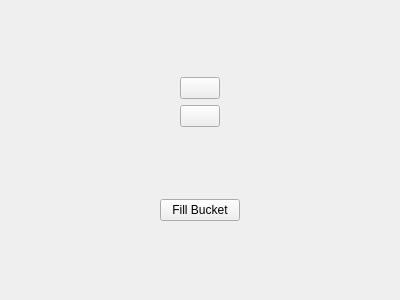
<?xml version="1.0" encoding="UTF-8"?>
<ui version="4.0">
 <class>ToolPane</class>
 <widget class="QWidget" name="ToolPane">
  <property name="geometry">
   <rect>
    <x>0</x>
    <y>0</y>
    <width>400</width>
    <height>300</height>
   </rect>
  </property>
  <property name="windowTitle">
   <string>Form</string>
  </property>
  <layout class="QVBoxLayout" name="verticalLayout">
   <item>
    <layout class="QHBoxLayout" name="horizontalLayout">
     <item>
      <spacer name="horizontalSpacer_2">
       <property name="orientation">
        <enum>Qt::Orientation::Horizontal</enum>
       </property>
       <property name="sizeHint" stdset="0">
        <size>
         <width>40</width>
         <height>20</height>
        </size>
       </property>
      </spacer>
     </item>
     <item>
      <layout class="QVBoxLayout" name="verticalLayout_3">
       <item>
        <widget class="QPushButton" name="pencilButton">
         <property name="sizePolicy">
          <sizepolicy hsizetype="Fixed" vsizetype="Fixed">
           <horstretch>100</horstretch>
           <verstretch>100</verstretch>
          </sizepolicy>
         </property>
         <property name="focusPolicy">
          <enum>Qt::FocusPolicy::NoFocus</enum>
         </property>
         <property name="text">
          <string/>
         </property>
        </widget>
       </item>
       <item>
        <widget class="QPushButton" name="eraserButton">
         <property name="sizePolicy">
          <sizepolicy hsizetype="Fixed" vsizetype="Fixed">
           <horstretch>100</horstretch>
           <verstretch>100</verstretch>
          </sizepolicy>
         </property>
         <property name="focusPolicy">
          <enum>Qt::FocusPolicy::NoFocus</enum>
         </property>
         <property name="text">
          <string/>
         </property>
        </widget>
       </item>
      </layout>
     </item>
     <item>
      <spacer name="horizontalSpacer">
       <property name="orientation">
        <enum>Qt::Orientation::Horizontal</enum>
       </property>
       <property name="sizeHint" stdset="0">
        <size>
         <width>40</width>
         <height>20</height>
        </size>
       </property>
      </spacer>
     </item>
    </layout>
   </item>
   <item>
    <layout class="QHBoxLayout" name="horizontalLayout_2">
     <item>
      <widget class="QPushButton" name="fillButton">
       <property name="sizePolicy">
        <sizepolicy hsizetype="Fixed" vsizetype="Fixed">
         <horstretch>100</horstretch>
         <verstretch>100</verstretch>
        </sizepolicy>
       </property>
       <property name="focusPolicy">
        <enum>Qt::FocusPolicy::NoFocus</enum>
       </property>
       <property name="text">
        <string>Fill Bucket</string>
       </property>
      </widget>
     </item>
    </layout>
   </item>
  </layout>
 </widget>
 <resources/>
 <connections/>
</ui>
